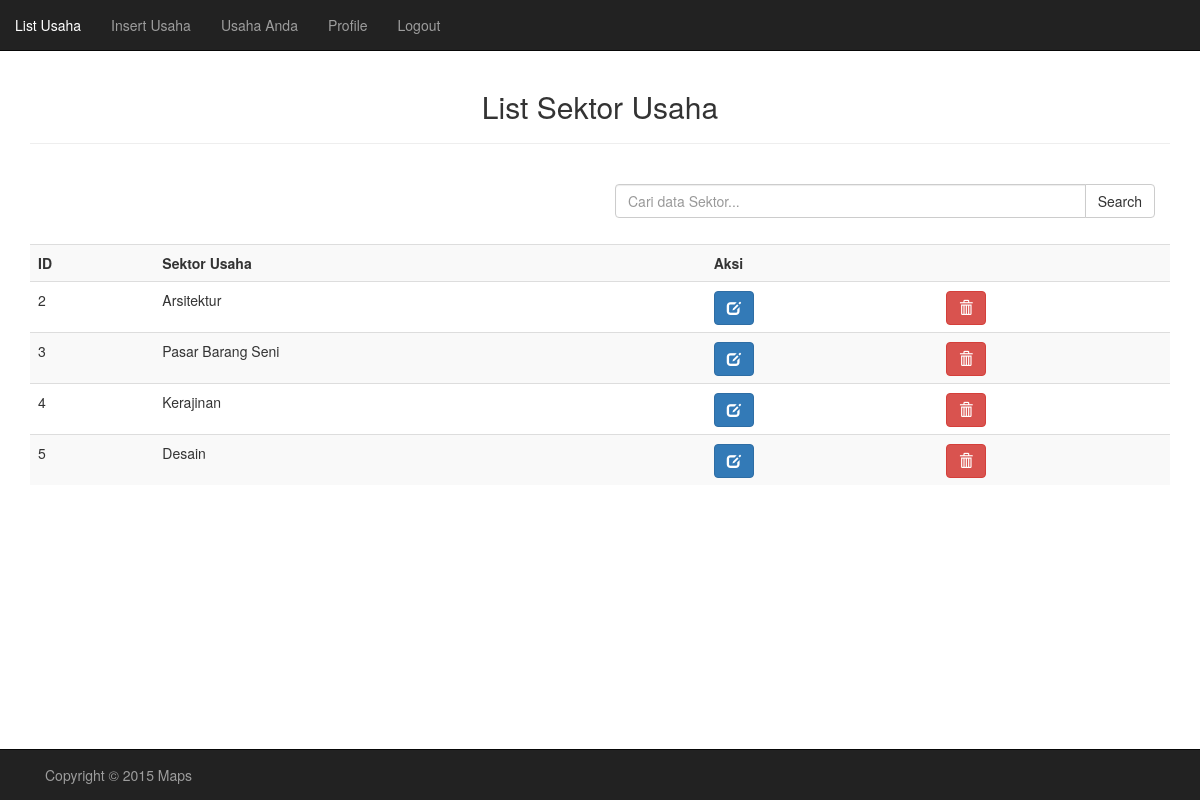
The page /Program/admin/listSektor.php (signed in) on the database its author committed.
### tables this page shows
CREATE TABLE IF NOT EXISTS `sektor_usaha` (
  `id_sektor` int(11) NOT NULL AUTO_INCREMENT,
  `sektor` varchar(30) NOT NULL,
  PRIMARY KEY (`id_sektor`)
);

### Program/admin/listSektor.php (the view, shortened to what this page needs)
<!doctype html>
<html>
<head>
    <link href="../css/bootstrap.css" rel="stylesheet">
    <link href="../css/custom.css" rel="stylesheet">
</head>
<body>
<div class="container">
    <h2 class="text-center">List Sektor Usaha</h2><hr/><br>
        <?php
            $sqlSektor = "SELECT * FROM sektor_usaha";
            $query = mysql_query($sqlSektor);
        ?>
            <form action = "hasilCariSektor.php" method = "post">
            <div class="col-xs-6 col-sm-6 col-md-6 col-xs-offset-6 col-sm-offset-6">
            <div class="input-group">
              <input type="text" name="dataCari" class="form-control" placeholder="Cari data Sektor...">
                <span class="input-group-btn">
                    <button class="btn btn-default" type="submit">Search</button>
                </span>
            </div>
            </div>
            </form><br>
            <br><br>
            <table class="table table-striped">
                <tr>
                    <th>ID</th>
                    <th>Sektor Usaha</th>
                    <th colspan="2">Aksi</th>
                </tr>
                <?php
                    $i = 1;
                    while($row = mysql_fetch_array($query))
                    {
                ?>
                        <tr>
                                <td> <?=$row['id_sektor'] ?><input type = "hidden" name = "id_sektor" value = "<?=$row['id_sektor']?>"></td>
                                <td> <?=$row['sektor'] ?><input type = "hidden" name = "sektor" value = "<?=$row['sektor']?>"></td>
                                <td><button type="button" class="btn btn-primary glyphicon glyphicon-edit" data-toggle="modal" data-target="#Update<?=$i?>"></button></td>
                                <td><button class='btn btn-danger glyphicon glyphicon-trash' type="button" data-toggle="modal" data-target="#Delete<?=$i?>"></button></td>
                        </tr>
                <?php
                    $i++;
                     }
                ?>
            </table>
        <div class="row">
            <div class="navbar navbar-inverse navbar-fixed-bottom ">
                <div class="container">
                    <p class="navbar-text pull-left">Copyright &copy 2015 Maps</p>
                </div>
            </div>
        </div>
    </div>
</body>
</html>

### Program/css/custom.css (style rules this page uses)
body { padding-top : 70px; padding-bottom : 70px; }

### rows shown on the page
sektor_usaha: id_sektor "2", sektor "Arsitektur"
sektor_usaha: id_sektor "3", sektor "Pasar Barang Seni"
sektor_usaha: id_sektor "4", sektor "Kerajinan"
sektor_usaha: id_sektor "5", sektor "Desain"
